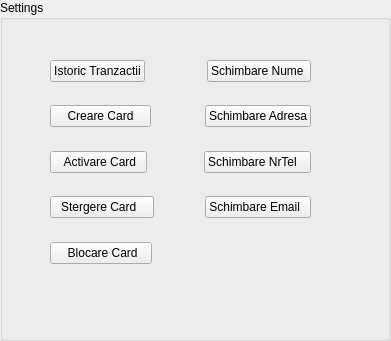
   <widget class="QGroupBox" name="settings">
    <property name="geometry">
     <rect>
      <x>520</x>
      <y>120</y>
      <width>391</width>
      <height>341</height>
     </rect>
    </property>
    <property name="title">
     <string>Settings</string>
    </property>
    <widget class="QWidget" name="layoutWidget">
     <property name="geometry">
      <rect>
       <x>50</x>
       <y>60</y>
       <width>261</width>
       <height>204</height>
      </rect>
     </property>
     <layout class="QVBoxLayout" name="verticalLayout_4">
      <item>
       <layout class="QHBoxLayout" name="horizontalLayout_12">
        <item>
         <widget class="QPushButton" name="IstoricTranzButton">
          <property name="text">
           <string>Istoric Tranzactii</string>
          </property>
         </widget>
        </item>
        <item>
         <spacer name="horizontalSpacer_3">
          <property name="orientation">
           <enum>Qt::Horizontal</enum>
          </property>
          <property name="sizeHint" stdset="0">
           <size>
            <width>40</width>
            <height>20</height>
           </size>
          </property>
         </spacer>
        </item>
        <item>
         <widget class="QPushButton" name="SchimbareNumeButton">
          <property name="text">
           <string>Schimbare Nume </string>
          </property>
         </widget>
        </item>
       </layout>
      </item>
      <item>
       <spacer name="verticalSpacer_5">
        <property name="orientation">
         <enum>Qt::Vertical</enum>
        </property>
        <property name="sizeHint" stdset="0">
         <size>
          <width>20</width>
          <height>40</height>
         </size>
        </property>
       </spacer>
      </item>
      <item>
       <spacer name="verticalSpacer">
        <property name="orientation">
         <enum>Qt::Vertical</enum>
        </property>
        <property name="sizeHint" stdset="0">
         <size>
          <width>20</width>
          <height>40</height>
         </size>
        </property>
       </spacer>
      </item>
      <item>
       <layout class="QHBoxLayout" name="horizontalLayout_13">
        <item>
         <widget class="QPushButton" name="CreareCardButton">
          <property name="text">
           <string>    Creare Card    </string>
          </property>
         </widget>
        </item>
        <item>
         <spacer name="horizontalSpacer_5">
          <property name="orientation">
           <enum>Qt::Horizontal</enum>
          </property>
          <property name="sizeHint" stdset="0">
           <size>
            <width>40</width>
            <height>20</height>
           </size>
          </property>
         </spacer>
        </item>
        <item>
         <widget class="QPushButton" name="SchimbareAdresaButton">
          <property name="text">
           <string>Schimbare Adresa</string>
          </property>
         </widget>
        </item>
       </layout>
      </item>
      <item>
       <spacer name="verticalSpacer_6">
        <property name="orientation">
         <enum>Qt::Vertical</enum>
        </property>
        <property name="sizeHint" stdset="0">
         <size>
          <width>20</width>
          <height>40</height>
         </size>
        </property>
       </spacer>
      </item>
      <item>
       <spacer name="verticalSpacer_2">
        <property name="orientation">
         <enum>Qt::Vertical</enum>
        </property>
        <property name="sizeHint" stdset="0">
         <size>
          <width>20</width>
          <height>40</height>
         </size>
        </property>
       </spacer>
      </item>
      <item>
       <layout class="QHBoxLayout" name="horizontalLayout_14">
        <item>
         <widget class="QPushButton" name="ActivareCardButton">
          <property name="text">
           <string>   Activare Card  </string>
          </property>
         </widget>
        </item>
        <item>
         <spacer name="horizontalSpacer_4">
          <property name="orientation">
           <enum>Qt::Horizontal</enum>
          </property>
          <property name="sizeHint" stdset="0">
           <size>
            <width>40</width>
            <height>20</height>
           </size>
          </property>
         </spacer>
        </item>
        <item>
         <widget class="QPushButton" name="SchimbareNrTelButton">
          <property name="text">
           <string>Schimbare NrTel   </string>
          </property>
         </widget>
        </item>
       </layout>
      </item>
      <item>
       <spacer name="verticalSpacer_7">
        <property name="orientation">
         <enum>Qt::Vertical</enum>
        </property>
        <property name="sizeHint" stdset="0">
         <size>
          <width>20</width>
          <height>40</height>
         </size>
        </property>
       </spacer>
      </item>
      <item>
       <spacer name="verticalSpacer_3">
        <property name="orientation">
         <enum>Qt::Vertical</enum>
        </property>
        <property name="sizeHint" stdset="0">
         <size>
          <width>20</width>
          <height>40</height>
         </size>
        </property>
       </spacer>
      </item>
      <item>
       <layout class="QHBoxLayout" name="horizontalLayout_15">
        <item>
         <widget class="QPushButton" name="StergeCardButton">
          <property name="text">
           <string>  Stergere Card    </string>
          </property>
         </widget>
        </item>
        <item>
         <spacer name="horizontalSpacer_6">
          <property name="orientation">
           <enum>Qt::Horizontal</enum>
          </property>
          <property name="sizeHint" stdset="0">
           <size>
            <width>40</width>
            <height>20</height>
           </size>
          </property>
         </spacer>
        </item>
        <item>
         <widget class="QPushButton" name="SchimbareEmailButton">
          <property name="text">
           <string>Schimbare Email  </string>
          </property>
         </widget>
        </item>
       </layout>
      </item>
      <item>
       <spacer name="verticalSpacer_8">
        <property name="orientation">
         <enum>Qt::Vertical</enum>
        </property>
        <property name="sizeHint" stdset="0">
         <size>
          <width>20</width>
          <height>40</height>
         </size>
        </property>
       </spacer>
      </item>
      <item>
       <spacer name="verticalSpacer_4">
        <property name="orientation">
         <enum>Qt::Vertical</enum>
        </property>
        <property name="sizeHint" stdset="0">
         <size>
          <width>20</width>
          <height>40</height>
         </size>
        </property>
       </spacer>
      </item>
      <item>
       <layout class="QHBoxLayout" name="horizontalLayout_16">
        <item>
         <widget class="QPushButton" name="BlocareCardButton">
          <property name="text">
           <string>    Blocare Card   </string>
          </property>
         </widget>
        </item>
        <item>
         <spacer name="horizontalSpacer_7">
          <property name="orientation">
           <enum>Qt::Horizontal</enum>
          </property>
          <property name="sizeHint" stdset="0">
           <size>
            <width>40</width>
            <height>20</height>
           </size>
          </property>
         </spacer>
        </item>
       </layout>
      </item>
     </layout>
    </widget>
   </widget>
